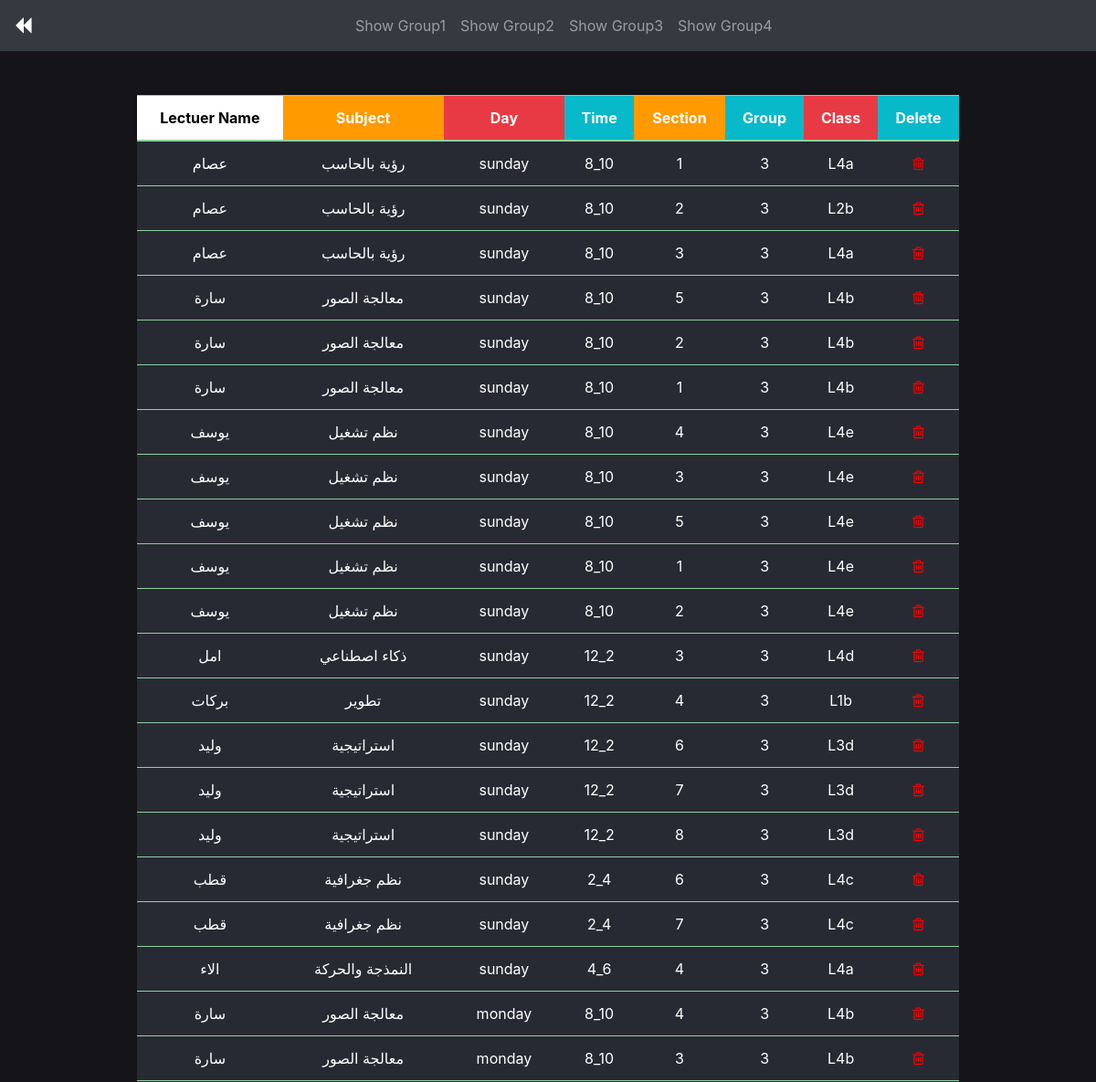
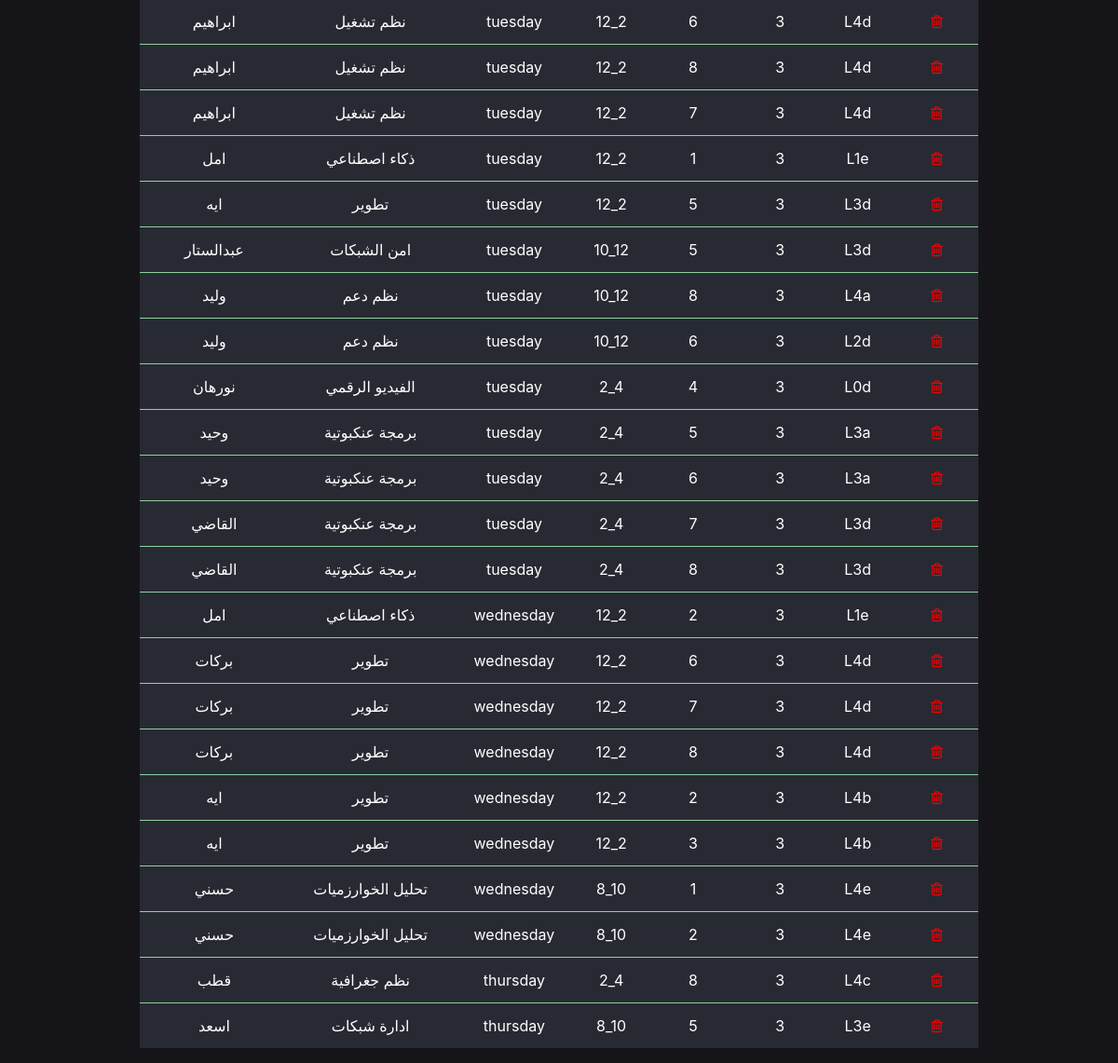
The app's page /show_sec3.php with its own data (2 pictures, top to bottom).
### tables this page shows
CREATE TABLE `sec3` (
  `id` int(11) NOT NULL,
  `name_lect` varchar(256) NOT NULL,
  `subject` varchar(256) NOT NULL,
  `groupp` varchar(256) NOT NULL,
  `Dayy` varchar(256) NOT NULL,
  `timee` varchar(256) NOT NULL,
  `section` varchar(255) NOT NULL,
  `class` varchar(256) NOT NULL
);

### show_sec3.php (the view, shortened to what this page needs)
<!DOCTYPE html>
<html lang="en" >
<head>
 <link rel="stylesheet" href="https://cdn.jsdelivr.net/npm/bootstrap@4.6.0/dist/css/bootstrap.min.css">
    <link rel="stylesheet" href="font-awesome-4.7.0/css/font-awesome.min.css">
</head>
<body>
      <nav class="navbar navbar-expand-lg navbar-dark bg-dark">
  <div class="collapse navbar-collapse" id="navbarTogglerDemo01">
    <a class="navbar-brand" href="index.php">
      <i class="fa fa-backward" aria-hidden="true"></i>
    </a>
    <ul class="navbar-nav mx-auto mt-2 mt-lg-0 justify-content-end">
      <li class="nav-item ">
        <a class="nav-link" href="show_sec.php">Show Group1 <span class="sr-only">(current)</span></a>
      </li>
      <li class="nav-item">
        <a class="nav-link" href="show_sec2.php">Show Group2</a>
      </li>
      <li class="nav-item">
        <a class="nav-link" href="show_sec3.php">Show Group3</a>
      </li>
      <li class="nav-item">
        <a class="nav-link" href="show_sec4.php">Show Group4</a>
      </li>
    </ul>
  </div>
</nav>
    <div class="d-flex justify-content-center mt-5">
        <table class="table table-striped table-success  w-75">
            <thead class="thead-inverse">
                <tr>
                    <th style="background-color: #fff;color: #000">Lectuer Name</th>
                    <th style="background-color: #FF9A00;color: #fff">Subject</th>
                    <th style="background-color: #E83A44;color: #fff">Day</th>
                    <th style="background-color: #07B9C9;color: #fff">Time</th>
                    <th style="background-color: #FF9A00;color: #fff">Section</th>
                    <th style="background-color: #07B9C9;color: #fff">Group</th>
                    <th style="background-color: #E83A44;color: #fff">Class</th>
                    <th style="background-color: #07B9C9;color:#fff">Delete</th>
                </tr>
            </thead>
            <tbody>
                <?php
                  $day_arr = array('Saturday','Sunday','Monday','Tuesday','Wednesday','Thursday','Friday');
                  for($i=0; $i<7; $i++){
                  include("db.php");
                  $sql = "select id , name_lect  , subject , Dayy , timee , section , groupp ,class  from sec3  where Dayy = '$day_arr[$i]'";
                  $q = $db->prepare($sql) ;
                  $q->execute();
                  $data = $q->fetchAll();
                  foreach($data as $d){
                ?>
                <tr>
                        <td><?php echo $d['name_lect'];?></td>
                        <td><?php echo $d['subject'];?></td>
                        <td><?php echo $d['Dayy'];?></td>
                        <td><?php echo $d['timee'];?></td>
                        <td><?php echo $d['section'];?></td>
                        <td><?php echo $d['groupp'];?></td>
                        <td><?php echo $d['class'];?></td>
                        <td class="wrapper"><a href="delete8.php?ids=<?php echo $d['id'];?>"><i class="fa fa-trash-o" aria-hidden="true" style="cursor: pointer; color:red" ></i></a></td>
                </tr>
                <?php
                    }
                  }
                ?>
            </tbody>
        </table>
    </div>
</body>
</html>

### show_sec3.php (style rules this page uses)
body { background-color: #151418 }
th,td { text-align: center; }
td { background-color: #282A33; color: #fff }

### records on screen
sec3: name_lect "عصام", subject "رؤية بالحاسب", Dayy "sunday", timee "8_10", section "1", groupp "3", class "L4a"
sec3: name_lect "عصام", subject "رؤية بالحاسب", Dayy "sunday", timee "8_10", section "2", groupp "3", class "L2b"
sec3: name_lect "عصام", subject "رؤية بالحاسب", Dayy "sunday", timee "8_10", section "3", groupp "3", class "L4a"
sec3: name_lect "سارة", subject "معالجة الصور", Dayy "sunday", timee "8_10", section "5", groupp "3", class "L4b"
sec3: name_lect "سارة", subject "معالجة الصور", Dayy "sunday", timee "8_10", section "2", groupp "3", class "L4b"
sec3: name_lect "سارة", subject "معالجة الصور", Dayy "sunday", timee "8_10", section "1", groupp "3", class "L4b"
sec3: name_lect "يوسف", subject "نظم تشغيل", Dayy "sunday", timee "8_10", section "4", groupp "3", class "L4e"
sec3: name_lect "يوسف", subject "نظم تشغيل", Dayy "sunday", timee "8_10", section "3", groupp "3", class "L4e"
sec3: name_lect "يوسف", subject "نظم تشغيل", Dayy "sunday", timee "8_10", section "5", groupp "3", class "L4e"
sec3: name_lect "يوسف", subject "نظم تشغيل", Dayy "sunday", timee "8_10", section "1", groupp "3", class "L4e"
sec3: name_lect "يوسف", subject "نظم تشغيل", Dayy "sunday", timee "8_10", section "2", groupp "3", class "L4e"
sec3: name_lect "امل", subject "ذكاء اصطناعي", Dayy "sunday", timee "12_2", section "3", groupp "3", class "L4d"
sec3: name_lect "بركات", subject "تطوير", Dayy "sunday", timee "12_2", section "4", groupp "3", class "L1b"
sec3: name_lect "وليد", subject "استراتيجية", Dayy "sunday", timee "12_2", section "6", groupp "3", class "L3d"
sec3: name_lect "وليد", subject "استراتيجية", Dayy "sunday", timee "12_2", section "7", groupp "3", class "L3d"
sec3: name_lect "وليد", subject "استراتيجية", Dayy "sunday", timee "12_2", section "8", groupp "3", class "L3d"
sec3: name_lect "قطب", subject "نظم جغرافية", Dayy "sunday", timee "2_4", section "6", groupp "3", class "L4c"
sec3: name_lect "قطب", subject "نظم جغرافية", Dayy "sunday", timee "2_4", section "7", groupp "3", class "L4c"
sec3: name_lect "الاء", subject "النمذجة والحركة", Dayy "sunday", timee "4_6", section "4", groupp "3", class "L4a"
sec3: name_lect "سارة", subject "معالجة الصور", Dayy "monday", timee "8_10", section "4", groupp "3", class "L4b"
sec3: name_lect "سارة", subject "معالجة الصور", Dayy "monday", timee "8_10", section "3", groupp "3", class "L4b"
sec3: name_lect "ابراهيم", subject "نظم تشغيل", Dayy "tuesday", timee "12_2", section "6", groupp "3", class "L4d"
sec3: name_lect "ابراهيم", subject "نظم تشغيل", Dayy "tuesday", timee "12_2", section "8", groupp "3", class "L4d"
sec3: name_lect "ابراهيم", subject "نظم تشغيل", Dayy "tuesday", timee "12_2", section "7", groupp "3", class "L4d"
sec3: name_lect "امل", subject "ذكاء اصطناعي", Dayy "tuesday", timee "12_2", section "1", groupp "3", class "L1e"
sec3: name_lect "ايه", subject "تطوير", Dayy "tuesday", timee "12_2", section "5", groupp "3", class "L3d"
sec3: name_lect "عبدالستار", subject "امن الشبكات", Dayy "tuesday", timee "10_12", section "5", groupp "3", class "L3d"
sec3: name_lect "وليد", subject "نظم دعم", Dayy "tuesday", timee "10_12", section "8", groupp "3", class "L4a"
sec3: name_lect "وليد", subject "نظم دعم", Dayy "tuesday", timee "10_12", section "6", groupp "3", class "L2d"
sec3: name_lect "نورهان", subject "الفيديو الرقمي", Dayy "tuesday", timee "2_4", section "4", groupp "3", class "L0d"
sec3: name_lect "وحيد", subject "برمجة عنكبوتية", Dayy "tuesday", timee "2_4", section "5", groupp "3", class "L3a"
sec3: name_lect "وحيد", subject "برمجة عنكبوتية", Dayy "tuesday", timee "2_4", section "6", groupp "3", class "L3a"
sec3: name_lect "القاضي", subject "برمجة عنكبوتية", Dayy "tuesday", timee "2_4", section "7", groupp "3", class "L3d"
sec3: name_lect "القاضي", subject "برمجة عنكبوتية", Dayy "tuesday", timee "2_4", section "8", groupp "3", class "L3d"
sec3: name_lect "امل", subject "ذكاء اصطناعي", Dayy "wednesday", timee "12_2", section "2", groupp "3", class "L1e"
sec3: name_lect "بركات", subject "تطوير", Dayy "wednesday", timee "12_2", section "6", groupp "3", class "L4d"
sec3: name_lect "بركات", subject "تطوير", Dayy "wednesday", timee "12_2", section "7", groupp "3", class "L4d"
sec3: name_lect "بركات", subject "تطوير", Dayy "wednesday", timee "12_2", section "8", groupp "3", class "L4d"
sec3: name_lect "ايه", subject "تطوير", Dayy "wednesday", timee "12_2", section "2", groupp "3", class "L4b"
sec3: name_lect "ايه", subject "تطوير", Dayy "wednesday", timee "12_2", section "3", groupp "3", class "L4b"
sec3: name_lect "حسني", subject "تحليل الخوارزميات", Dayy "wednesday", timee "8_10", section "1", groupp "3", class "L4e"
sec3: name_lect "حسني", subject "تحليل الخوارزميات", Dayy "wednesday", timee "8_10", section "2", groupp "3", class "L4e"
sec3: name_lect "قطب", subject "نظم جغرافية", Dayy "thursday", timee "2_4", section "8", groupp "3", class "L4c"
sec3: name_lect "اسعد", subject "ادارة شبكات", Dayy "thursday", timee "8_10", section "5", groupp "3", class "L3e"
